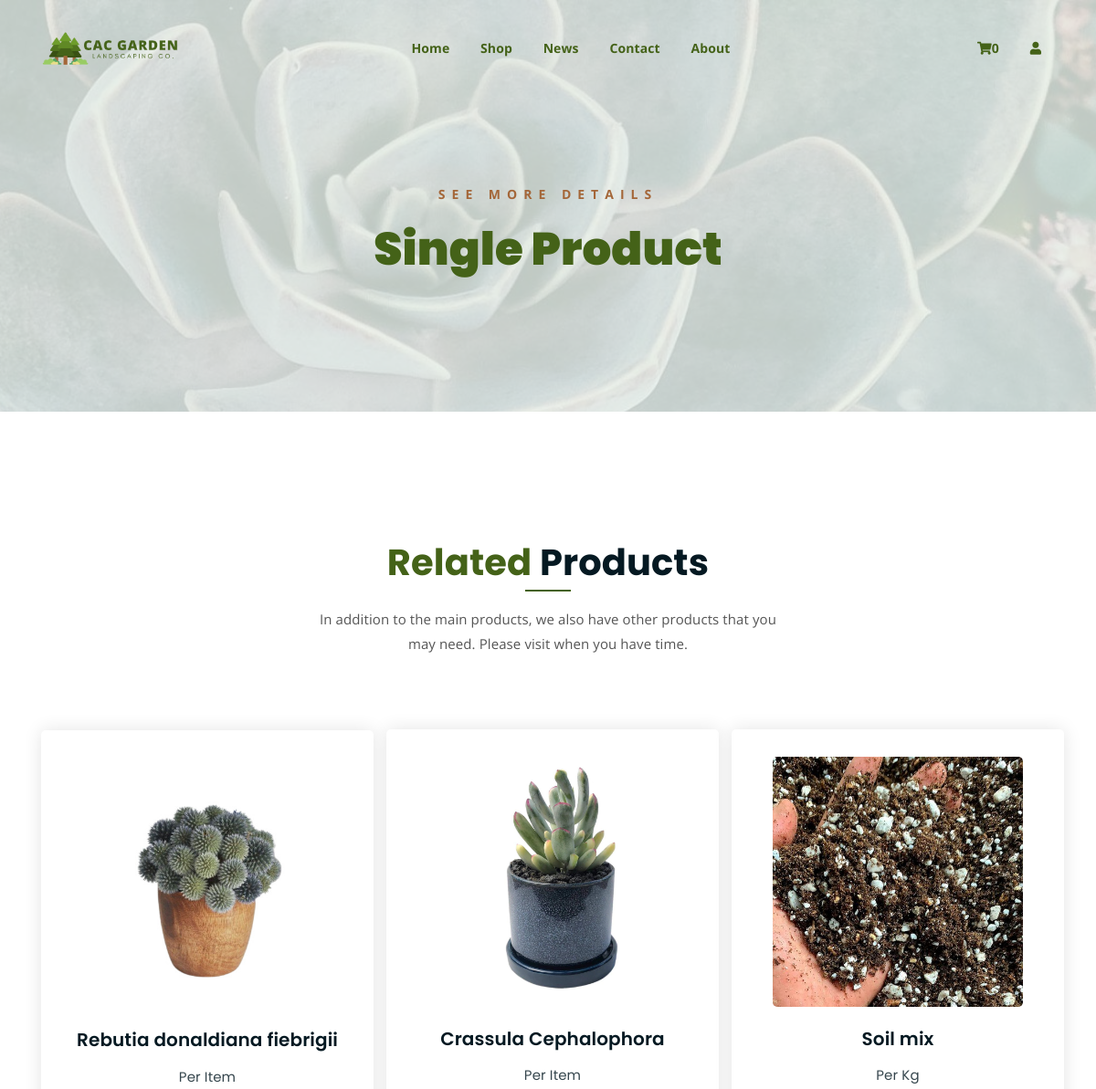
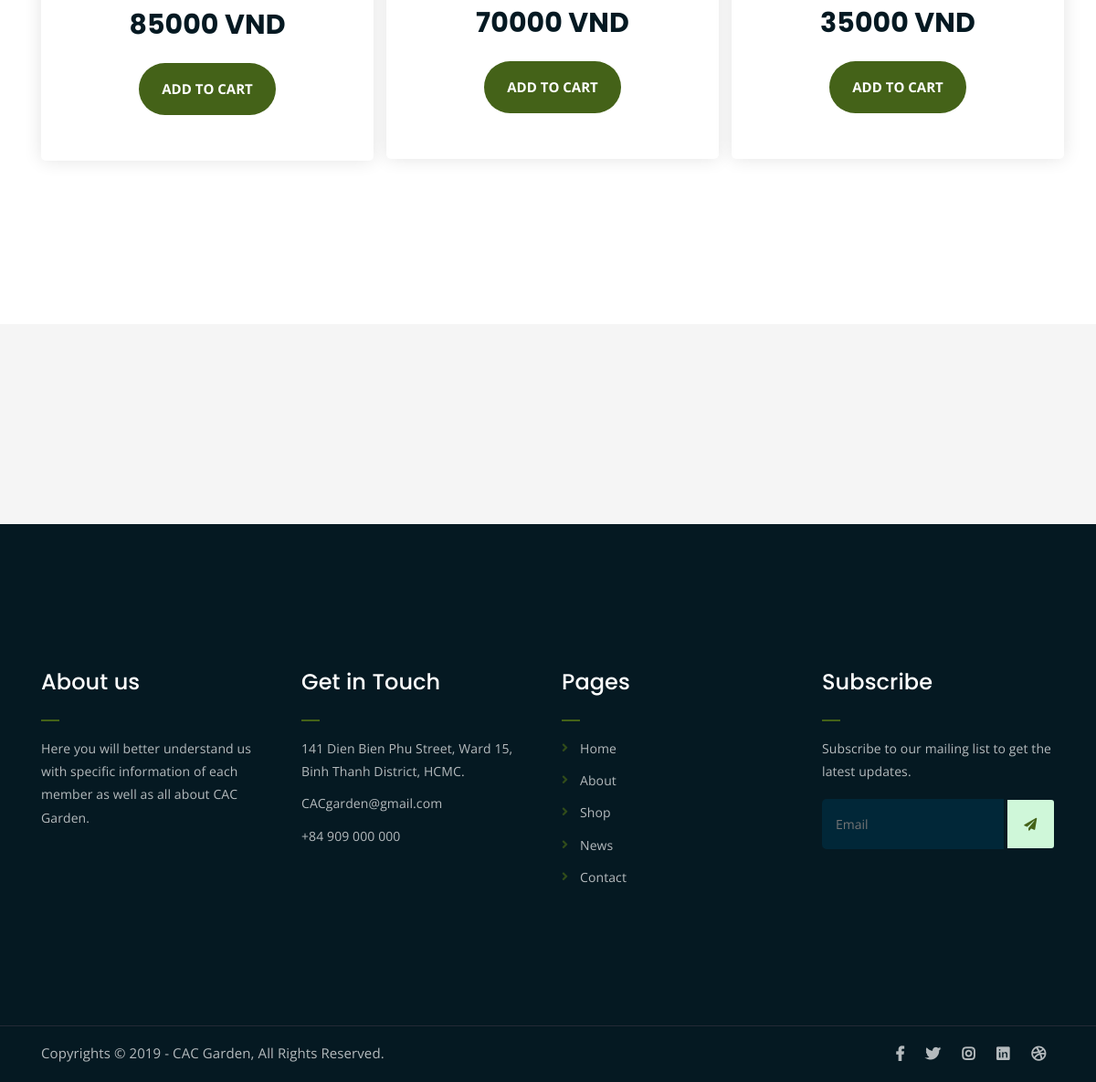
The app's page /pages/singleproduct.php with its own data (2 pictures, top to bottom).
### tables this page shows
CREATE TABLE `products` (
  `pro_id` int(10) NOT NULL,
  `pro_name` varchar(255) NOT NULL,
  `pro_price` int(10) NOT NULL,
  `pro_image` tinytext NOT NULL,
  `pro_detail` text NOT NULL,
  `pro_discount` float NOT NULL,
  `cat_id` int(10) NOT NULL,
  `pro_count` varchar(5) NOT NULL,
  `pro_feature` int(1) NOT NULL
);

### data/data.php (called while the page is built, shortened)
<?php
class Database {
    public $host = "localhost";
    public $user = "root";
    public $pass = "";
    public $dbname = "cacgarden";
    public $link;
    private function connectDB(){
        $this->link = new mysqli($this->host, $this->user, $this->pass, $this->dbname);
    }
    public function select ($query){
        $result = $this->link->query($query) or die ($this->link->error.__LINE__);
        if($result->num_rows>0){
            return $result;
        } else {
            return false;
        }
    }
}
?>

### scripts/getrepro2.php (the view)
<?php
include_once("../data/data.php");
?>
<?php
    class ProductF{
        public function GetProductF(){
            $sql = "SELECT * FROM products where pro_feature='1' " ;
            $db = new Database();
            $result= $db->select($sql);
            return $result;
        }
    }
?>
<?php
    class ProductFeatured{
        public function ShowProductFeatured(){
            $p2 = new ProductF();
            $result = $p2->GetProductF();
            while ($row = mysqli_fetch_array($result)){
                $product1 = <<<DELIMITER
                <div class="single-product-item">
                    <div class="product-image">
                        <a href="pages/singleproduct.php?pro_id={$row['pro_id']}"><img src={$row['pro_image']} alt=""></a>
                    </div>
                    <h3>{$row['pro_name']}</h3>
                    <p class="product-price"><span>Per {$row['pro_count']}</span> {$row['pro_price']} VND </p>
                    <form action="pages/cart.php?action=add&pro_id={$row['pro_id']}" method="post">
                        <input type="hidden" name="pro_quantity" value="1">
                        <input type="submit" value= "Add to Cart" class="cart-btn"<i class="fas fa-shopping-cart"></i>
                        </form>
                </div>
                DELIMITER;
                echo $product1;
            }
        }
    }
?>

### assets/css/main.css (style rules this page uses)
html { font-size: 14px; font-weight: 400; line-height: 28px; height: 100%; }
body { font-family: "Open Sans", sans-serif; font-weight: 400; font-size: 1rem; letter-spacing: 0.1px; line-height: 1.8; color: #051922; overflow-x: hidden; }
body img { max-width: 100%; }
a { cursor: pointer; text-decoration: none; -webkit-transition: all 0.2s ease-in-out; -o-transition: all 0.2s ease-in-out; transition: all 0.2s ease-in-out; }
h1, .h1, h2, .h2, h3, .h3, h4, .h4, h5, .h5, h6, .h6 { font-family: "Poppins", sans-serif; font-weight: 700; margin: 0 0 1.25rem 0; color: #051922; }
h2, .h2 { font-size: 3rem; font-weight: 700; line-height: 3.25rem; }
h3, .h3 { font-size: 2rem; font-weight: 700; line-height: 2.25rem; }
p { font-family: "Open Sans", sans-serif; font-weight: 400; font-size: 1rem; letter-spacing: 0.1px; line-height: 1.8; color: #051922; margin: 0 0 1.25rem 0; }
p:last-child { margin: 0; }
.site-logo { float: left; max-width: 150px; }
.site-logo { padding: 6px 0; }
.single-logo-item img { max-width: 180px; margin: 0 auto; }
.logo-carousel-section { background-color: #f5f5f5; padding: 50px 0; }
.footer-area { background-color: #051922; color: #fff; padding: 150px 0; }
h2.widget-title { font-size: 24px; font-weight: 500; position: relative; padding-bottom: 20px; color: #fff; }
h2.widget-title:after { position: absolute; left: 0; bottom: 0; width: 20px; height: 2px; background-color: #446218; content: ""; }
.footer-box p { color: #fff; opacity: 0.7; line-height: 1.8; }
.footer-box ul { margin: 0; padding: 0; list-style: none; }
.footer-box ul li { opacity: 0.7; margin-bottom: 10px; line-height: 1.8; }
.footer-box ul li:last-child { margin-bottom: 0; }
.footer-box.subscribe form input[type=email] { border: none; background-color: #012738; width: 78%; padding: 15px; border-top-left-radius: 5px; border-bottom-left-radius: 5px; color: #fff; }
.footer-box.subscribe form button { width: 20%; border: none; background-color: #cff7d9 ; color: #446218; padding: 14px 0; border-top-right-radius: 3px; border-bottom-right-radius: 3px; cursor: pointer; }
.copyright { background-color: #051922; border-top: 1px solid #232a35; }
.copyright p { margin: 0; color: #fff; opacity: 0.7; padding: 16px 0; font-size: 15px; }
.copyright a { color: #23f22d; font-weight: 700; }
.social-icons ul { margin: 0; padding: 0; list-style: none; }
.social-icons ul li { display: inline-block; }
.social-icons ul li a { font-size: 16px; color: #fff; opacity: 0.7; padding: 16px 10px; display: block; }
.footer-box ul li a { color: #fff; }
.footer-box.pages ul li { position: relative; padding-left: 20px; }
.footer-box.pages ul li:before { position: absolute; left: 0; top: 0; content: "\f105"; font-family: "Font Awesome 5 Free"; font-weight: 900; color: #446218; }
.single-logo-item { -webkit-transition: 0.3s; -o-transition: 0.3s; transition: 0.3s; }
.footer-box.pages ul li a { -webkit-transition: 0.3s; -o-transition: 0.3s; transition: 0.3s; }
.footer-box.subscribe form button { -webkit-transition: 0.3s; -o-transition: 0.3s; transition: 0.3s; }
.social-icons ul li a { -webkit-transition: 0.3s; -o-transition: 0.3s; transition: 0.3s; }
input[type="submit"] { -webkit-transition: 0.3s; -o-transition: 0.3s; transition: 0.3s; border-radius: 50px !important; }
.product-image img { -webkit-transition: 0.3s; -o-transition: 0.3s; transition: 0.3s; }
.single-product-item { -webkit-transition: 0.3s; -o-transition: 0.3s; transition: 0.3s; }
html, body { height: 100%; }
input[type="submit"] { background-color: #446218; color: #fff; font-weight: 700; text-transform: uppercase; font-size: 15px; border: none !important; cursor: pointer; padding: 15px 25px; border-radius: 3px; }
.single-product-item { margin-bottom: 30px; }
.product-image { padding: 30px; padding-bottom: 0; margin-top:1px; }
.product-image img { width: 90%; border-radius: 5px; margin-bottom: 20px; }
.single-product-item h3 { font-size: 20px; font-weight: 600; margin-bottom: 10px; }
p.product-price { font-family: 'Poppins', sans-serif; font-size: 30px; font-weight: 700; margin-bottom: 15px; }
p.product-price span { display: block; opacity: 0.8; font-size: 15px; font-weight: 400; }
.single-product-item { -webkit-box-shadow: 0 0 20px #e4e4e4; box-shadow: 0 0 20px #e4e4e4; padding-bottom: 50px; border-radius: 5px; }

### records on screen
products: pro_image (picture), pro_name "Rebutia donaldiana fiebrigii", pro_count "Item", pro_price "85000"
products: pro_image (picture), pro_name "Crassula Cephalophora", pro_count "Item", pro_price "70000"
products: pro_image (picture), pro_name "Soil mix", pro_count "Kg", pro_price "35000"

### other values on screen
$num_items_in_cart "0"
